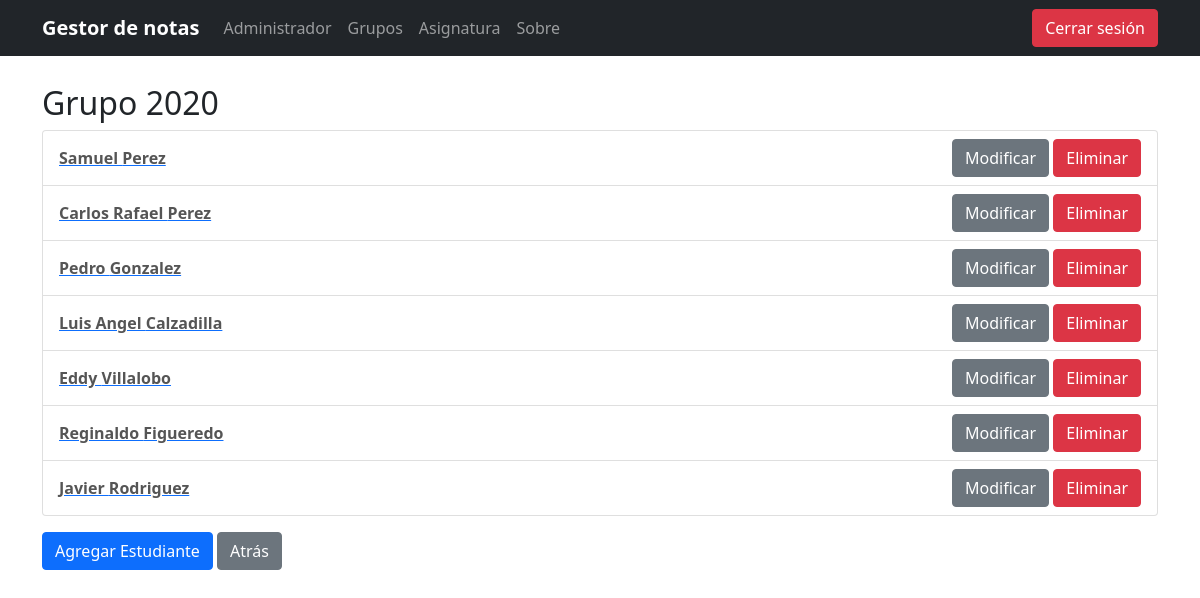
The page /detalle_grupo/2020/ (signed in) on the database its author committed.
### Grupos/models.py (models this page shows, shortened)
class Grupo(models.Model):
    año = models.IntegerField(primary_key=True)

class Estudiante(models.Model):
    id_estudiante = models.IntegerField(primary_key=True)
    nombre = models.CharField(max_length=255)
    apellido = models.CharField(max_length=255)
    direccion = models.CharField(max_length=255)
    telefono = models.IntegerField()
    grupo_año = models.ForeignKey(Grupo, on_delete=models.CASCADE)

### Grupos/views.py (the view)
# urls.py: path('detalle_grupo/<int:grupo_id>/', views.detalle_grupo, name='detalle_grupo'),
@login_required(login_url="login")
def detalle_grupo(request, grupo_id):
    grupo = Grupo.objects.get(pk=grupo_id)
    estudiantes = Estudiante.objects.filter(grupo_año=grupo)
    return render(request, 'detalle_grupo.html', {'grupo': grupo, 'estudiantes': estudiantes})

### Grupos/templates/detalle_grupo.html (shortened to what this page needs)
{% extends 'base.html' %}
{% block content %}
  <h2>Grupo {{ grupo.año }}</h2>
  <ul class="list-group">
    {% for estudiante in estudiantes %}
      <li class="list-group-item d-flex justify-content-between align-items-center">
        <a href="{% url 'detalle_estudiante' estudiante_id=estudiante.pk %}">
          <span class="nombre-apellido-estudiante">{{ estudiante.nombre }} {{ estudiante.apellido }}</span>
        </a>
        <div>
          {% if perms.Grupos.add_grupo %}
          <a class="btn btn-secondary ml-auto" href="{% url 'modificar_estudiante' estudiante_id=estudiante.pk %}">Modificar</a>
          <button class="btn btn-danger ml-auto" onclick="mostrarFormulario({{ estudiante.pk }})">Eliminar</button>
          {% endif %}
        </div>
      </li>
    {% endfor %}
  </ul>
  <div class="mt-3">
    {% if perms.Grupos.add_grupo %}
    <a class="btn btn-primary" href="{% url 'agregar_estudiante' grupo_id=grupo.pk %}">Agregar Estudiante</a>
    {% endif %}
    <a class="btn btn-secondary" href="{% url 'lista_grupos' %}">Atrás</a>
  </div>
{% endblock %}

### Grupos/templates/base.html (style rules this page uses)
body { padding-top: 60px; }
.btn-danger { background-color: #dc3545; border-color: #dc3545; }

### Grupos/templates/detalle_grupo.html (style rules this page uses)
.nombre-apellido-estudiante { font-weight: bold; color: #555555; }

### rows shown on the page
Grupo: año "2020"
Estudiante: nombre "Samuel", apellido "Perez"
Estudiante: nombre "Carlos Rafael", apellido "Perez"
Estudiante: nombre "Pedro", apellido "Gonzalez"
Estudiante: nombre "Luis Angel", apellido "Calzadilla"
Estudiante: nombre "Eddy", apellido "Villalobo"
Estudiante: nombre "Reginaldo", apellido "Figueredo"
Estudiante: nombre "Javier", apellido "Rodriguez"
